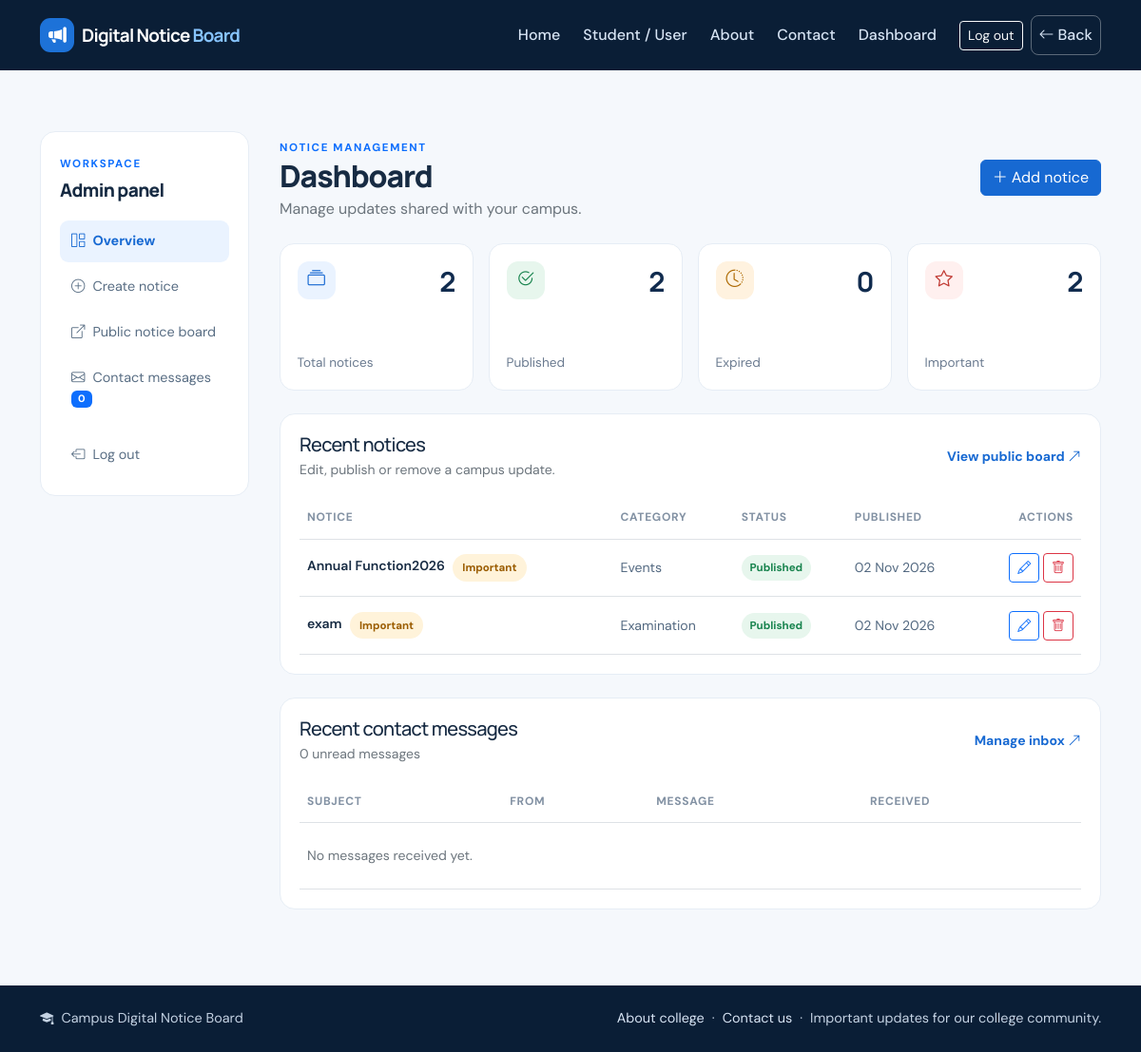
The page /dashboard/ (signed in) on the database its author committed.
### notices/models.py (models this page shows, shortened)
class Notice(models.Model):
    class Category(models.TextChoices):
        EXAMINATION = 'Examination', 'Examination'
        RESULTS = 'Results', 'Results'
        EVENTS = 'Events', 'Events'
        HOLIDAYS = 'Holidays', 'Holidays'
        ADMISSIONS = 'Admissions', 'Admissions'
        SPORTS = 'Sports', 'Sports'
        PLACEMENT = 'Placement', 'Placement'
        GENERAL = 'General', 'General'
        SCHOLARSHIPS = 'Scholarships', 'Scholarships'
        TIME_TABLE = 'Time Table', 'Time Table'
    title = models.CharField(max_length=200)
    description = models.TextField()
    category = models.CharField(max_length=50, choices=Category.choices)
    pdf_file = models.FileField(
        upload_to='notices/',
        blank=True,
        null=True,
        validators=[FileExtensionValidator(['pdf']), validate_pdf_file],
    )
    created_at = models.DateTimeField(auto_now_add=True)
    expiry_date = models.DateField(blank=True, null=True)
    is_important = models.BooleanField(default=False)
    is_published = models.BooleanField(default=True)
    class Meta:
        ordering = ['-created_at', '-pk']

### notices/views.py (the view)
# urls.py: path('dashboard/', views.admin_dashboard, name='admin_dashboard'),
@staff_required
def admin_dashboard(request):
    today = timezone.localdate()
    notices = Notice.objects.all()
    return render(request, 'notices/admin_dashboard.html', {
        'total_notices': notices.count(),
        'published_count': notices.filter(is_published=True).count(),
        'expired_count': notices.filter(expiry_date__lt=today).count(),
        'important_count': notices.filter(is_important=True).count(),
        'recent_notices': notices[:10],
        'today': today,
        'unread_messages_count': ContactMessage.objects.filter(
            is_read=False,
        ).count(),
        'recent_messages': ContactMessage.objects.all()[:5],
    })

### notices/templates/notices/admin_dashboard.html (shortened to what this page needs)
{% extends 'notices/base.html' %}
{% block content %}
<section class="container admin-layout section-space">
    <aside class="admin-sidebar">
        <span class="eyebrow text-primary">WORKSPACE</span>
        <h2>Admin panel</h2>
        <a class="active" href="{% url 'admin_dashboard' %}"><i class="bi bi-grid-1x2 me-2"></i>Overview</a>
        <a href="{% url 'add_notice' %}"><i class="bi bi-plus-circle me-2"></i>Create notice</a>
        <a href="{% url 'notice_list' %}"><i class="bi bi-box-arrow-up-right me-2"></i>Public notice board</a>
        <a href="#inquiries"><i class="bi bi-envelope me-2"></i>Contact messages <span class="badge text-bg-primary">{{ unread_messages_count }}</span></a>
        <form method="post" action="{% url 'admin_logout' %}" class="mt-3">
            <button type="submit" class="sidebar-logout"><i class="bi bi-box-arrow-left me-2"></i>Log out</button>
        </form>
    </aside>
    <div class="admin-main">
        <div class="d-flex flex-wrap justify-content-between align-items-center gap-3 mb-4">
            <div><span class="eyebrow text-primary">NOTICE MANAGEMENT</span><h1 class="h2 mb-1">Dashboard</h1><p class="text-secondary mb-0">Manage updates shared with your campus.</p></div>
            <a class="btn btn-primary" href="{% url 'add_notice' %}"><i class="bi bi-plus-lg me-1"></i>Add notice</a>
        </div>
        <div class="row g-3 mb-4">
            <div class="col-6 col-xl-3"><div class="metric-card"><span class="metric-icon"><i class="bi bi-collection"></i></span><strong>{{ total_notices }}</strong><span>Total notices</span></div></div>
            <div class="col-6 col-xl-3"><div class="metric-card"><span class="metric-icon metric-green"><i class="bi bi-check2-circle"></i></span><strong>{{ published_count }}</strong><span>Published</span></div></div>
            <div class="col-6 col-xl-3"><div class="metric-card"><span class="metric-icon metric-orange"><i class="bi bi-clock-history"></i></span><strong>{{ expired_count }}</strong><span>Expired</span></div></div>
            <div class="col-6 col-xl-3"><div class="metric-card"><span class="metric-icon metric-red"><i class="bi bi-star"></i></span><strong>{{ important_count }}</strong><span>Important</span></div></div>
        </div>
        <section class="admin-table-card">
            <div class="d-flex justify-content-between align-items-center gap-3 mb-3">
                <div><h2 class="h5 mb-1">Recent notices</h2><p class="small text-secondary mb-0">Edit, publish or remove a campus update.</p></div>
                <a class="text-link small" href="{% url 'notice_list' %}">View public board <i class="bi bi-arrow-up-right"></i></a>
            </div>
            <div class="table-responsive">
                <table class="table align-middle admin-table mb-0">
                    <thead><tr><th>Notice</th><th>Category</th><th>Status</th><th>Published</th><th class="text-end">Actions</th></tr></thead>
                    <tbody>
                    {% for notice in recent_notices %}
                        <tr>
                            <td><span class="fw-semibold">{{ notice.title }}</span>{% if notice.is_important %}<span class="important-pill ms-2">Important</span>{% endif %}</td>
                            <td>{{ notice.category }}</td>
                            <td>{% if notice.expiry_date and notice.expiry_date < today %}<span class="status-expired">Expired</span>{% elif notice.is_published %}<span class="status-published">Published</span>{% else %}<span class="status-draft">Draft</span>{% endif %}</td>
                            <td>{{ notice.created_at|date:"d M Y" }}</td>
                            <td class="text-end text-nowrap">
                                <a class="btn btn-sm btn-outline-primary" href="{% url 'edit_notice' notice.pk %}" aria-label="Edit {{ notice.title }}"><i class="bi bi-pencil"></i></a>
                                <a class="btn btn-sm btn-outline-danger" href="{% url 'delete_notice' notice.pk %}" aria-label="Delete {{ notice.title }}"><i class="bi bi-trash"></i></a>
                            </td>
                        </tr>
                    {% empty %}
                        <tr><td colspan="5"><div class="empty-state py-5"><i class="bi bi-inbox"></i><h3>No notices yet</h3><p>Create the first campus announcement.</p><a class="btn btn-primary" href="{% url 'add_notice' %}">Add a notice</a></div></td></tr>
                    {% endfor %}
                    </tbody>
                </table>
            </div>
        </section>
        <section class="admin-table-card mt-4" id="inquiries">
            <div class="d-flex justify-content-between align-items-center gap-3 mb-3">
                <div><h2 class="h5 mb-1">Recent contact messages</h2><p class="small text-secondary mb-0">{{ unread_messages_count }} unread message{{ unread_messages_count|pluralize }}</p></div>
                <a class="text-link small" href="{% url 'admin:notices_contactmessage_changelist' %}">Manage inbox <i class="bi bi-arrow-up-right"></i></a>
            </div>
            <div class="table-responsive">
                <table class="table align-middle admin-table mb-0">
                    <thead><tr><th>Subject</th><th>From</th><th>Message</th><th>Received</th></tr></thead>
                    <tbody>
                    {% for inquiry in recent_messages %}
                        <tr>
                            <td><span class="fw-semibold">{{ inquiry.subject }}</span>{% if not inquiry.is_read %}<span class="status-published ms-1">New</span>{% endif %}</td>
                            <td><a href="mailto:{{ inquiry.email }}">{{ inquiry.name }}</a></td>
                            <td>{{ inquiry.message|truncatechars:90 }}</td>
                            <td>{{ inquiry.submitted_at|date:"d M Y" }}</td>
                        </tr>
                    {% empty %}
                        <tr><td colspan="4" class="text-secondary py-4">No messages received yet.</td></tr>
                    {% endfor %}
                    </tbody>
                </table>
            </div>
        </section>
    </div>
</section>
{% endblock %}

### notices/static/notices/css/site.css (style rules this page uses)
:root { --navy: #102b4e; --navy-deep: #0a1e36; --blue: #1769d2; --blue-light: #eaf3ff; --ink: #172b43; --muted: #6b7b90; --line: #e6edf5; --canvas: #f5f8fc; }
* { box-sizing: border-box; }
body { margin: 0; background: var(--canvas); color: var(--ink); font-family: 'DM Sans', sans-serif; }
h1, h2, h3, .navbar-brand { font-family: 'Manrope', sans-serif; letter-spacing: -.035em; }
a { text-decoration: none; }
.eyebrow { font-size: .72rem; font-weight: 700; letter-spacing: .14em; }
.section-space { padding-top: 4rem; padding-bottom: 1rem; }
.text-link { color: var(--blue); font-weight: 700; }
.category-pill, .important-pill { display: inline-flex; align-items: center; width: fit-content; padding: .34rem .65rem; border-radius: 99px; background: var(--blue-light); color: #1759a7; font-size: .72rem; font-weight: 700; }
.important-pill { background: #fff3da; color: #9a5c00; }
.btn-primary { border-color: var(--blue); background: var(--blue); }
.admin-layout { display: grid; grid-template-columns: 220px minmax(0, 1fr); align-items: start; gap: 2rem; }
.admin-sidebar { position: sticky; top: 1rem; padding: 1.25rem; border: 1px solid var(--line); border-radius: 16px; background: white; }
.admin-sidebar h2 { margin: .4rem 0 1.2rem; font-size: 1.2rem; font-weight: 800; }
.admin-sidebar > a, .sidebar-logout { display: block; width: 100%; margin-top: .25rem; padding: .7rem .75rem; border: 0; border-radius: 9px; background: transparent; color: #596e84; text-align: left; font-size: .9rem; }
.admin-sidebar > a:hover, .admin-sidebar > a.active { background: var(--blue-light); color: var(--blue); font-weight: 700; }
.admin-main { min-width: 0; padding-top: .25rem; }
.admin-main h1 { font-weight: 800; }
.metric-card { display: grid; min-height: 155px; grid-template-columns: 1fr auto; align-content: space-between; padding: 1.1rem; border: 1px solid var(--line); border-radius: 15px; background: white; }
.metric-icon { display: grid; width: 40px; height: 40px; place-items: center; border-radius: 12px; background: var(--blue-light); color: var(--blue); font-size: 1.15rem; }
.metric-icon.metric-green { background: #e7f6ed; color: #17834d; }
.metric-icon.metric-orange { background: #fff2df; color: #ad6800; }
.metric-icon.metric-red { background: #fff0ef; color: #c03932; }
.metric-card strong { align-self: end; color: var(--navy); font-family: 'Manrope', sans-serif; font-size: 1.8rem; }
.metric-card > span:last-child { grid-column: 1 / -1; color: var(--muted); font-size: .85rem; }
.admin-table-card { padding: 1.25rem; border: 1px solid var(--line); border-radius: 16px; background: white; }
.admin-table th { padding-top: .85rem; padding-bottom: .85rem; color: #8291a3; font-size: .75rem; font-weight: 700; letter-spacing: .06em; text-transform: uppercase; }
.admin-table td { padding-top: .9rem; padding-bottom: .9rem; color: #536981; font-size: .88rem; }
.admin-table td:first-child { color: var(--ink); }
.status-published, .status-draft, .status-expired { display: inline-block; padding: .3rem .55rem; border-radius: 99px; background: #e7f6ed; color: #17834d; font-size: .72rem; font-weight: 700; }

### rows shown on the page
Notice: title "Annual Function2026", is_important "Important", category "Events", expiry_date "Published", created_at "02 Nov 2026"
Notice: title "exam", is_important "Important", category "Examination", expiry_date "Published", created_at "02 Nov 2026"

### other values the page prints
{{ unread_messages_count }} "0"
{{ total_notices }} "2"
{{ published_count }} "2"
{{ expired_count }} "0"
{{ important_count }} "2"
